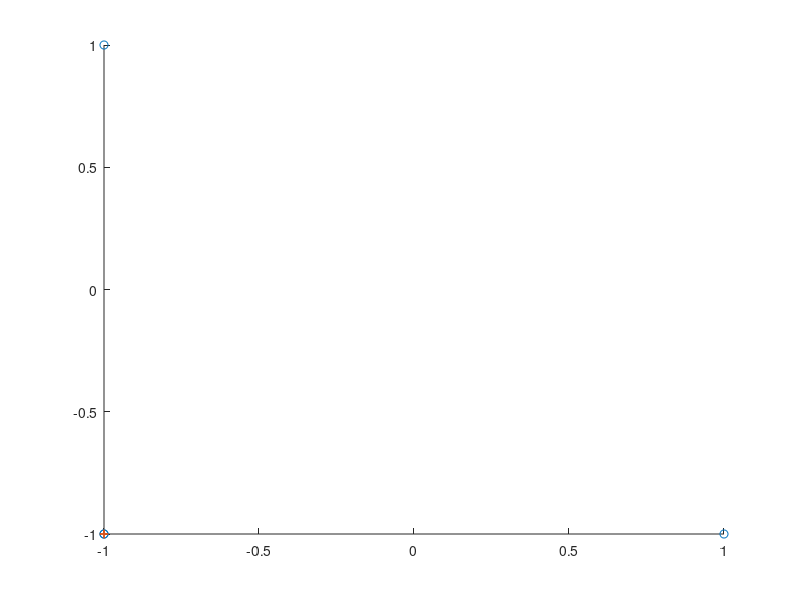

The MATLAB script that drew this image: (Note: this script raises an error after producing the figure.)
clear all 
close all
% 3.1 Assignment

DEBUG_MODE=[0 1];

N_FEATURES=8;
load('data8.mat')

%Plot Data
figure();
hold on
plot(c_1(:, 1), c_1(:,2), 'o');
plot(c_2(:, 1), c_2(:,2), '+');
hold off

% 3.1.2
% How quickly do the algorithms converge? 
% Plot the learning curves for each variant of learning
% Visualise the learning process by plotting a separating line (decision
% boundary) after each epoch of training

% TODO, make trainingdata integer.


trainPercent = 1;
trainingDataSize = size(shuffledData,1)*trainPercent;

trainData = shuffledData(1:trainingDataSize,:);
testData = shuffledData((trainingDataSize+1):end,:);

N_TRAINDATA=int16(trainPercent*2*N_DATA_PER_CLASS);
N_TESTDATA=int16((1-trainPercent)*2*N_DATA_PER_CLASS);

%For auto-encoder
N_TRAINDATA=8;
N_TESTDATA=0;
% 1. Select random sample from training set as input
%trainData = trainingData_label(:,1:2);
%trainLabel = trainingData_label(:,3:3);

%%%%%%%%%%%%%%%%%%%%%%%%%%%%%%%%%%%%%%%%%%%%%%%%%%%%%%%%%%%%
% Delta rule
%%%%%%%%%%%%%%%%%%%%%%%%%%%%%%%%%%%%%%%%%%%%%%%%%%%%%%%%%%%%

bias=ones(size(trainData(:,1)))';
X= [trainData(:,1:N_FEATURES)'; bias];
bias_test=ones(size(testData(:,1)))';
X_test=[testData(:,1:N_FEATURES)'; bias_test];

T= trainData(:,N_FEATURES+1)';
T_test= testData(:,N_FEATURES+1)';

Eta=0.0001; % Learning Rate

W=zeros(1,N_FEATURES+1);
x_axis=-5:0.1:5;
hold on
for i=1:20
    dW= -Eta*(W*X-T)*X';
    dW= -Eta*(2*(W*X-T)-1)*X';
    %if(dW<0 && )
    W=W+dW;
    y_axis=-W(1)*x_axis/W(2)-W(3)/W(2);
    if(DEBUG_MODE(1)==1)
        plot(x_axis,y_axis)
    end
end

if(DEBUG_MODE(1)==1)
        %plot(x_axis,y_axis)
end

hold off
 %plot(x_axis,y_axis)

 
%%%%%%%%%%%%%%%%%%%%%%%%%%%%%%%%%%%%%%%%%%%%%%%%%%%%%%%%%%%%
% 2-layer Perceptron
%%%%%%%%%%%%%%%%%%%%%%%%%%%%%%%%%%%%%%%%%%%%%%%%%%%%%%%%%%%%
 
%Parameters
N_HIDDEN=3; %Size of Hidden Layer
N_OUTPUTS=8;
alpha = 0.7; %Momentum
Eta=0.0001; % Learning Rate
MaxEpochs = 120;
T=X(1:8,:);
%W=zeros(N_HIDDEN,3);
%V=zeros(N_OUTPUTS, N_HIDDEN+1); 
W = normrnd(0,1,[N_HIDDEN N_FEATURES+1]);
V = normrnd(0,1,[N_OUTPUTS N_HIDDEN+1]);
delW = zeros(size(W));
delV = zeros(size(V));

%X(3,:)=-X(3,:);


ErrorList=[];
ErrorListTest=[];
for Epochs= 1:MaxEpochs
    for i=1:Epochs
        %Forward Pass
        Hin=W*X;
        H=[Phi(Hin); ones(1,N_TRAINDATA)]
        Oin=V*H;
        O=Phi(Oin);

        %Backward pass
        delO=(O-T).*dPhi(O);
        delH=(V'*delO).*dPhi(H);
        delH=delH(1:N_HIDDEN,:);

        %Weight Update
        %delW=Eta*delH*X';
        %delV=Eta*delO*H';
        delW = (delW .* alpha) - (delH * X') .* (1-alpha);
        delV = (delV .* alpha) - (delO * H') .* (1-alpha);
        W = W + delW .* Eta;
        V = V + delV .* Eta;
        W;
        %Training Evaluation        
        Result=2*(O>0)-1;
        Error = sum(sum(abs(Result-T)))/(2*double(N_TRAINDATA));
        
        %Testing Evaluation
        Hin_test=W*X_test;
        H_test=[Phi(Hin_test); ones(1,N_TESTDATA)];
        Oin_test=V*H_test;
        O_test=Phi(Oin_test);
        ResultTest=2*(O_test>0)-1;
        %ErrorTest = sum(sum(abs(ResultTest-T_test)))/(2*double(N_TESTDATA));
    end
    ErrorList=[ErrorList Error];
    %ErrorListTest=[ErrorListTest ErrorTest];
end


%Plot
figure();
hold on
plot([1:Epochs],ErrorList(1:Epochs));
%plot([1:Epochs],ErrorListTest(1:Epochs));
legend('Training Error','Test Error','Location','northeast')
hold off



